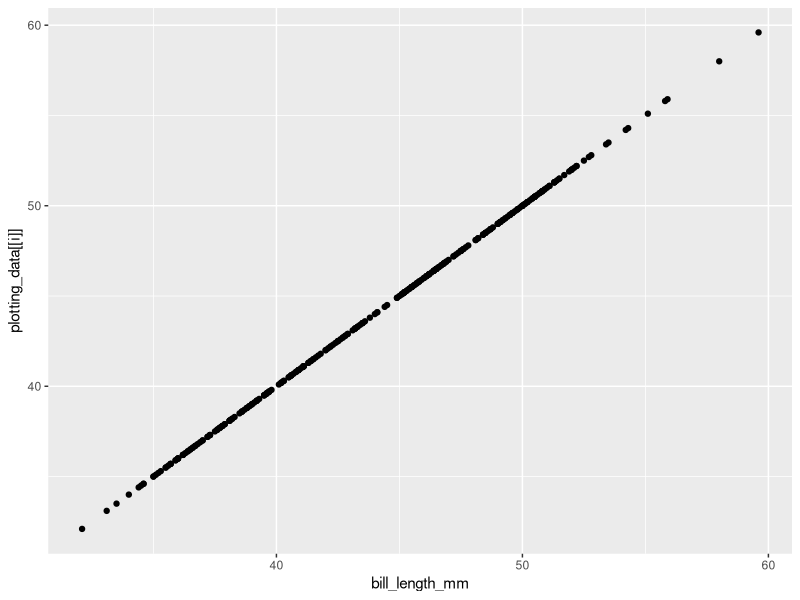
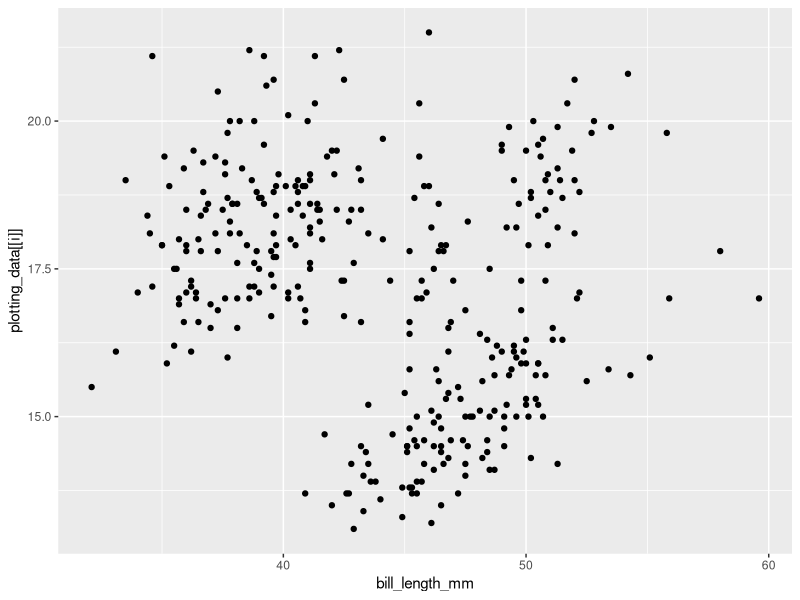
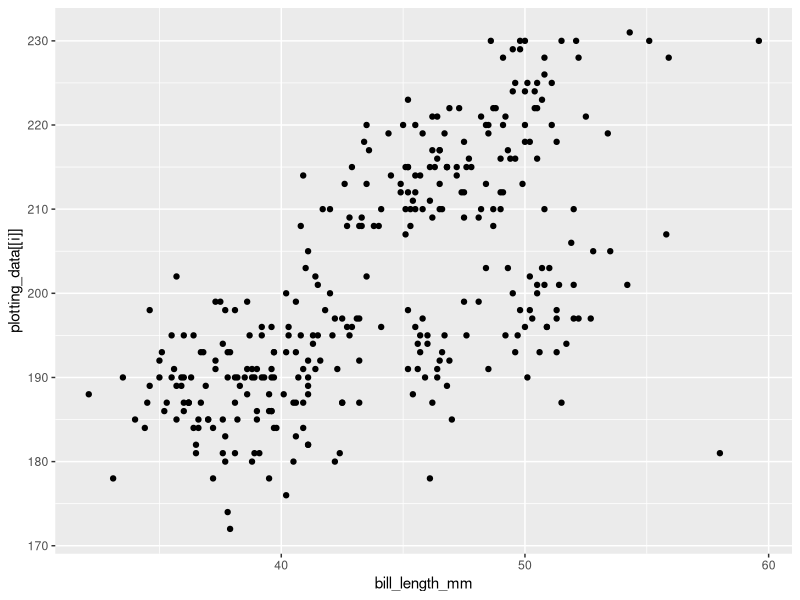
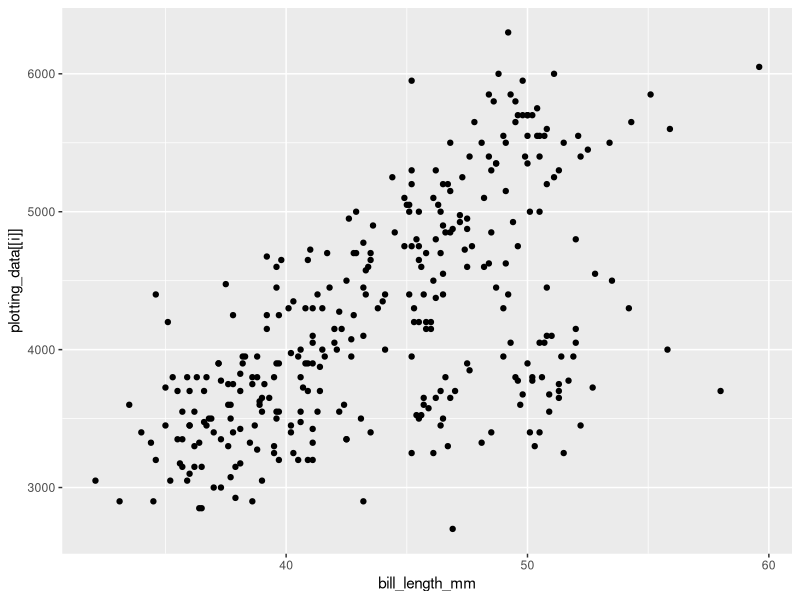

These charts were generated, in order, by the following R code:
## ---- chunk 1
library(tidyverse)
library(palmerpenguins)
## ---- chunk 2
df <- tibble(
  a = rnorm(10),
  b = rnorm(10),
  c = rnorm(10),
  d = rnorm(10)
)

#Always look at your data first:
df
## ---- chunk 3
mean(df$a)

mean(df$b)

mean(df$c)

mean(df$d)
## ---- chunk 4
seq_along(df)
## ---- chunk 5
output <- vector("double", ncol(df))  # 1. output
for (i in seq_along(df)) {            # 2. sequence
  output[[i]] <- mean(df[[i]])        # 3. body
}
output
## ---- chunk 6
colnames(penguins)
names(penguins)
## ---- chunk 7
#first drop na values and select the columns we want to plot
plotting_data <- penguins %>%
  drop_na() %>% 
  select(bill_length_mm, bill_depth_mm, flipper_length_mm, body_mass_g)

#
for(i in names(plotting_data)) {
  
  plot <- ggplot(plotting_data, aes(x = bill_length_mm, y = plotting_data[[i]])) + #use indexing to select the first column which is bill_length_mm
    geom_point()
  
  print(plot)
  Sys.sleep(2) #This just makes R pause for a few seconds so we can actually look at the plots its producing over in the plot viewer
}
